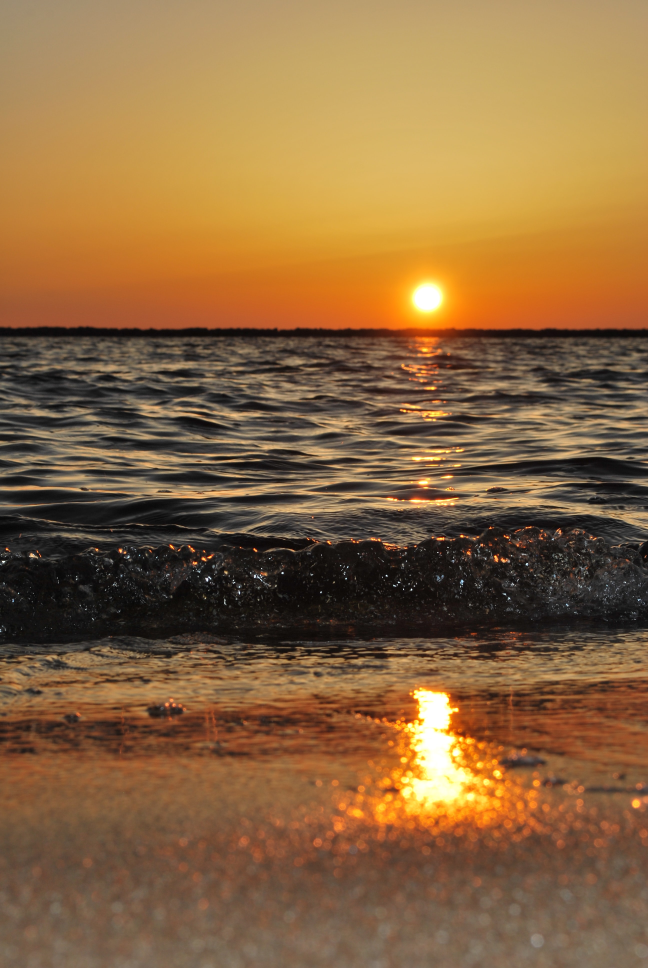
#> input picture auto_poster/Background_Images/bg_1.jpg, 2592 x 3872 px, found by its file name (shown at 1/4 size)
$ python auto_poster.py
#> lines starting #> are read from the running program, lines starting #| are printed output that depends on the picture
import PIL
import os
from PIL import ImageFont
from PIL import Image
from PIL import ImageDraw

#Getting the file path of the font
dirname = os.path.dirname(__file__)
fontFileName = os.path.join(dirname, 'Fonts/font_1.ttf')
font = ImageFont.truetype(fontFileName,350)
subTextFont = ImageFont.truetype(fontFileName,150)


#Load the image & get its length and width
bgFileName = os.path.join(dirname, 'Background_Images/bg_1.jpg')
image = Image.open(bgFileName)
#> image is the input picture: PIL image 2592x3872 RGB; mean R, G, B 138.1, 102.8, 63.5
x,y = image.size
#> x = 2592; y = 3872

#print("width: ",str(x)," height: ",str(y))

#Prep Image for the drawing
drawing = ImageDraw.Draw(image)

#Get the quote and and insert the text

#Problem: How will I make the text wrap automatically?
#Potential solution, count the number of characters and if they're over a certain number, wrap the text.
#Might need to implement a loop that will itterate and keep adding the remaining characters until finished
xCoordQuote = round(x * .08)
#> xCoordQuote = 207
yCoordQuote = round(y * .10)
#> yCoordQuote = 387
offsetQuote = 10

#Create coordinates for the quote at the bottom
xCoordBrand = xCoordQuote * 3.4
#> xCoordBrand = 703.8
yCoordBrand = yCoordQuote * 9.3
#> yCoordBrand = 3599.1
offsetBrand= offsetQuote - 2

#Main Quote
drawing.text((xCoordQuote,yCoordQuote),"Some Random Quote",(0,0,0),font=font)
drawing.text((xCoordQuote-offsetQuote,yCoordQuote-offsetQuote),"Some Random Quote",(255,255,255),font=font)

#Branding
drawing.text((xCoordBrand,yCoordBrand),"Persistance X Passion",(0,0,0),font=subTextFont)
drawing.text((xCoordBrand-offsetBrand,yCoordBrand-offsetBrand),"Persistance X Passion",(255,255,255),font=subTextFont)

image.show()
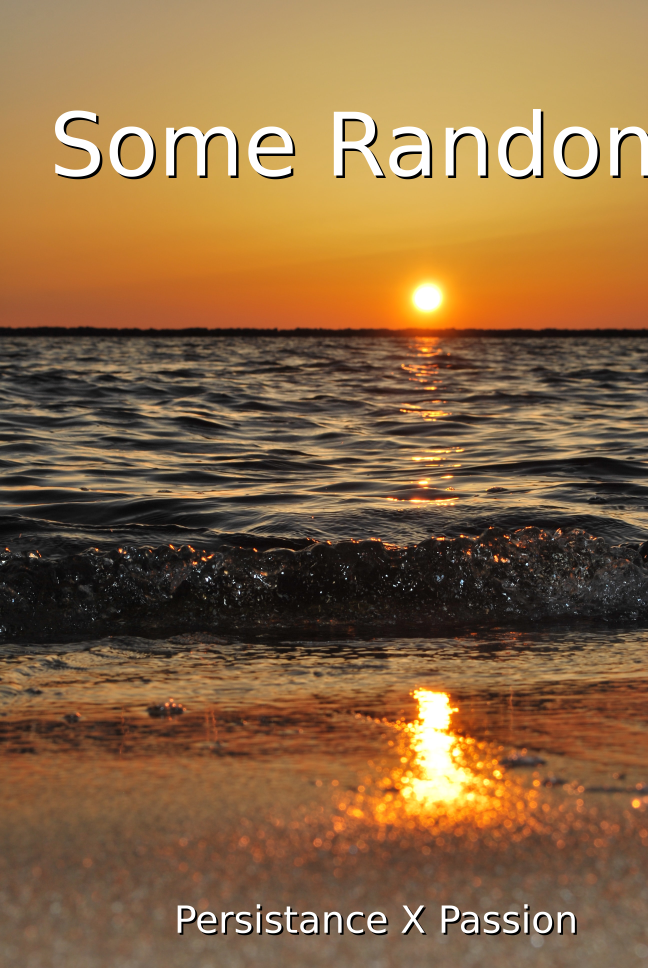
#> shown: PIL image 2592x3872 RGB (shown at 1/4 size); mean R, G, B 138.1, 103.9, 66.6

#Save Image
#testImg.save("a_test.png")

$ run again, with auto_poster/Background_Images/bg_2.jpg copied over auto_poster/Background_Images/bg_1.jpg
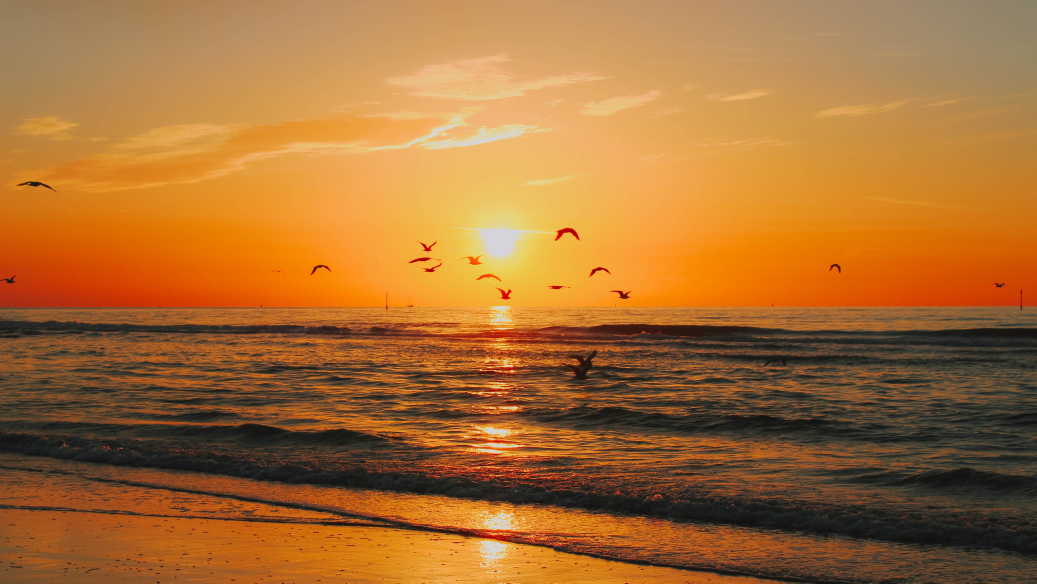
#> input picture auto_poster/Background_Images/bg_2.jpg, 5184 x 2916 px, found by its file name (shown at 1/5 size)
#> image is the input picture: PIL image 5184x2916 RGB; mean R, G, B 166.8, 110.4, 53.1
#> `image.show()`:
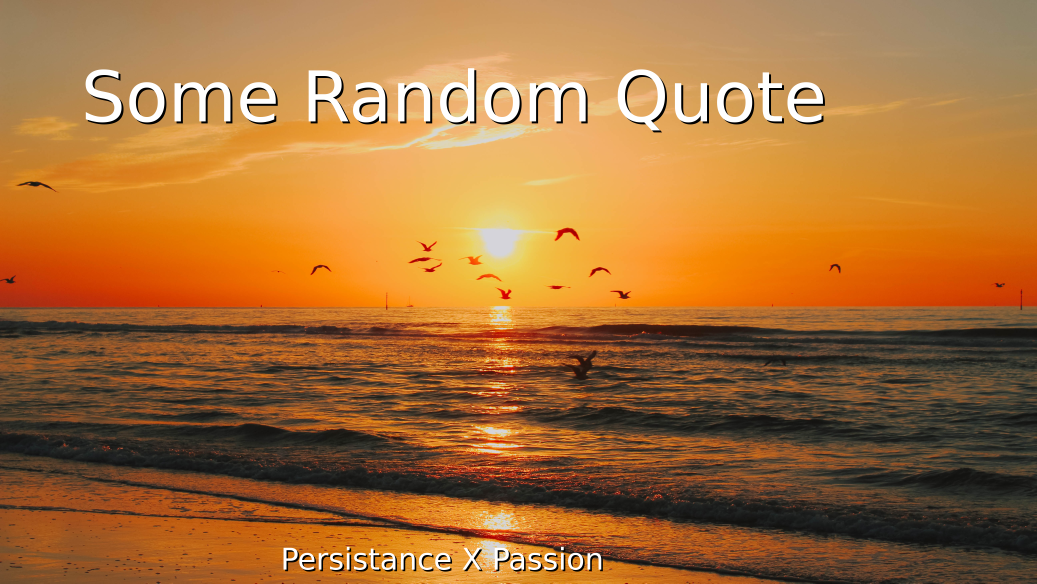
#> shown: PIL image 5184x2916 RGB (shown at 1/5 size); mean R, G, B 166.1, 111.3, 56

$ run again, with auto_poster/Background_Images/bg_3.jpg copied over auto_poster/Background_Images/bg_1.jpg
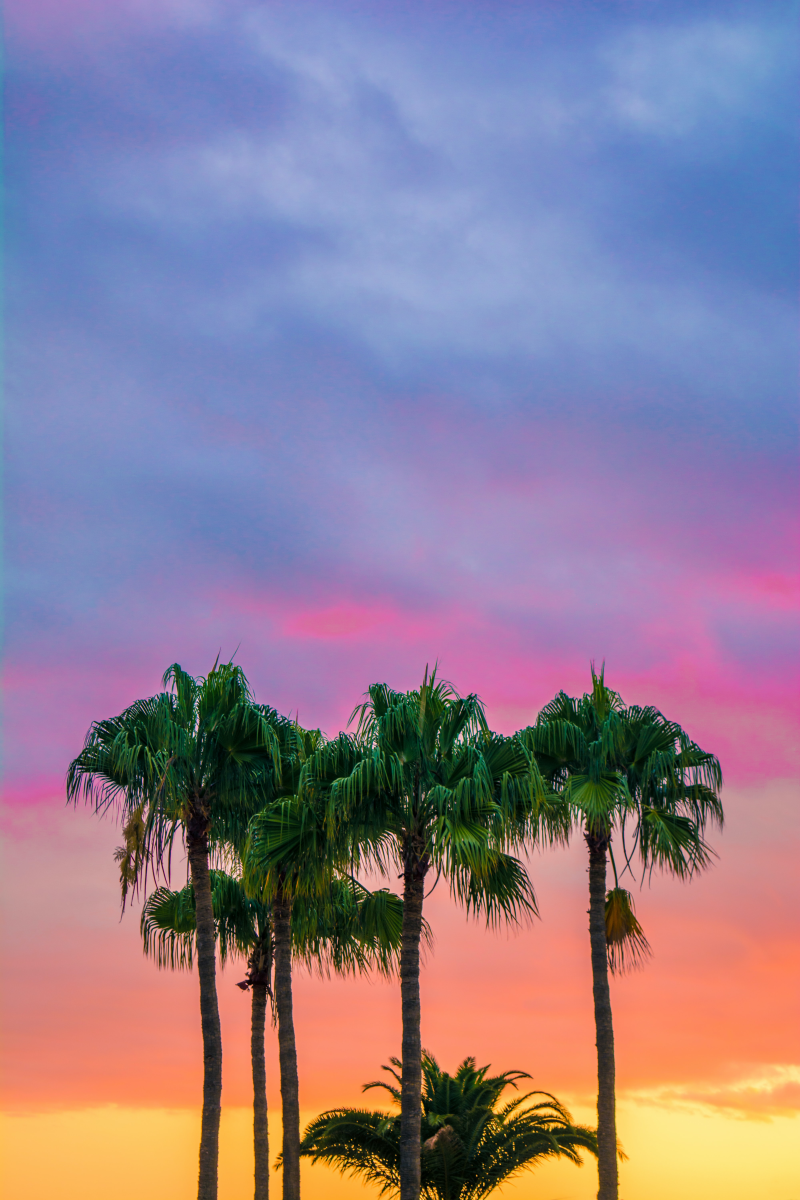
#> input picture auto_poster/Background_Images/bg_3.jpg, 4000 x 6000 px, found by its file name (shown at 1/5 size)
#> image is the input picture: PIL image 4000x6000 RGB; mean R, G, B 143.3, 126.9, 147.2
#> `image.show()`:
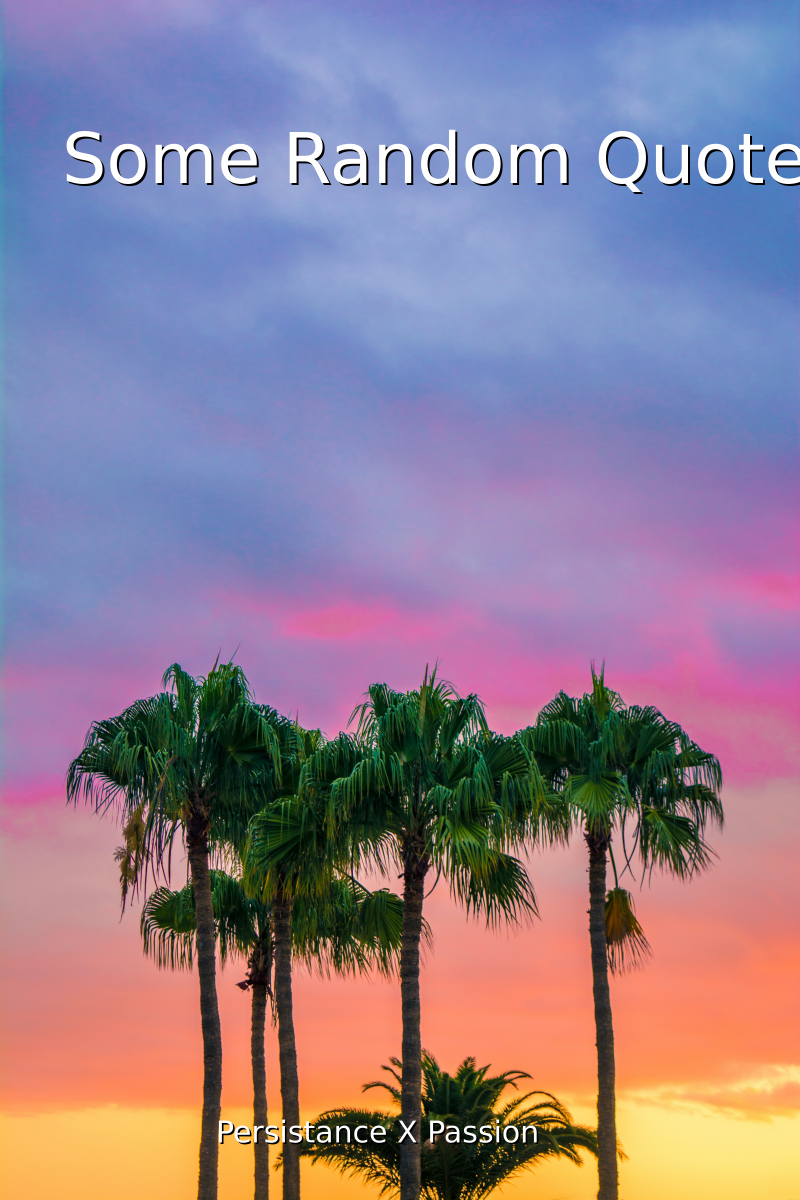
#> shown: PIL image 4000x6000 RGB (shown at 1/5 size); mean R, G, B 144.7, 127.9, 147.6
